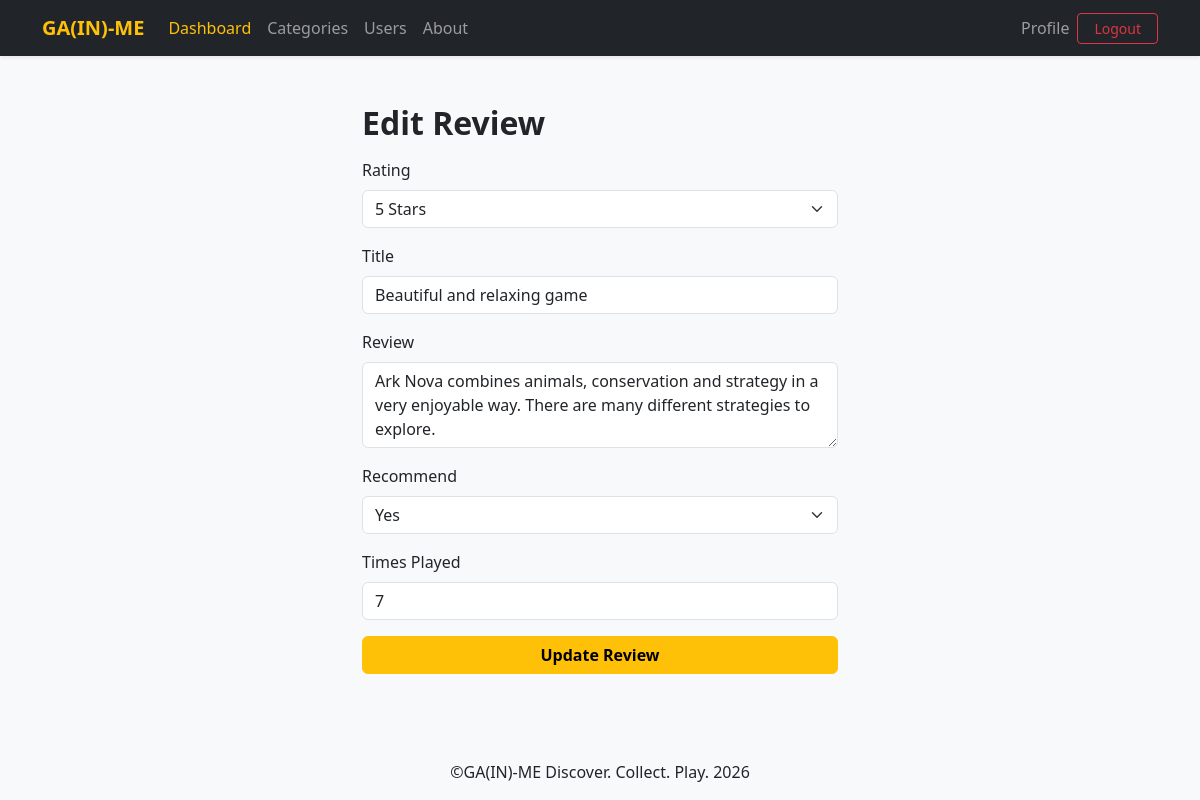
/reviews/edit.php?id=13 (signed in), run on the app's committed database.
### tables this page shows
CREATE TABLE `reviews` (
  `id` int(11) NOT NULL,
  `user_id` int(11) NOT NULL,
  `game_id` int(11) NOT NULL,
  `rating` tinyint(1) NOT NULL,
  `title` varchar(255) NOT NULL,
  `body` text NOT NULL,
  `recommend` tinyint(1) NOT NULL DEFAULT '0',
  `play_count` int(11) NOT NULL DEFAULT '0',
  `created_at` datetime NOT NULL DEFAULT CURRENT_TIMESTAMP,
  `updated_at` datetime NOT NULL DEFAULT CURRENT_TIMESTAMP ON UPDATE CURRENT_TIMESTAMP
);

### reviews/edit.php (the view, shortened to what this page needs)
<?php
$reviewId = (int)($_REQUEST["id"] ?? 0);
$conn = create_connection();
$stmt = $conn->prepare("SELECT * FROM reviews WHERE id = ?");
$stmt->bind_param("i", $reviewId);
$stmt->execute();
$review = $stmt->get_result()->fetch_assoc();
require_once("../components/header.php");
?>
<div class="container my-4" style="max-width: 500px;">
    <h2 class="mb-3 fw-bold">Edit Review</h2>
    <form method="post">
        <div class="mb-3">
            <label class="form-label">Rating</label>
            <select name="rating" class="form-select">
                <?php for ($i = 5; $i >= 1; $i--): ?>
                    <option value="<?= $i ?>" <?= $review["rating"] == $i ? "selected" : "" ?>><?= $i ?> Stars</option>
                <?php endfor; ?>
            </select>
        </div>
        <div class="mb-3">
            <label class="form-label">Title</label>
            <input type="text" name="title" class="form-control" value="<?= htmlspecialchars($review["title"]) ?>" required>
        </div>
        <div class="mb-3">
            <label class="form-label">Review</label>
            <textarea name="body" class="form-control" rows="3" required><?= htmlspecialchars($review["body"]) ?></textarea>
        </div>
        <div class="mb-3">
            <label class="form-label">Recommend</label>
            <select name="recommend" class="form-select">
                <option value="1" <?= $review["recommend"] ? "selected" : "" ?>>Yes</option>
            </select>
        </div>
        <div class="mb-3">
            <label class="form-label">Times Played</label>
            <input type="number" name="play_count" class="form-control" min="0" value="<?= $review["play_count"] ?>">
        </div>
        <button type="submit" class="btn btn-warning w-100 fw-bold">Update Review</button>
    </form>
</div>
<?php require_once("../components/footer.php"); ?>

### data on the page
reviews: rating "5 Stars", title "Beautiful and relaxing game", body "Ark Nova combines animals, conservation and strategy in a very enjoyable way. There are many different strategies to explore.", recommend "Yes", play_count "7"
